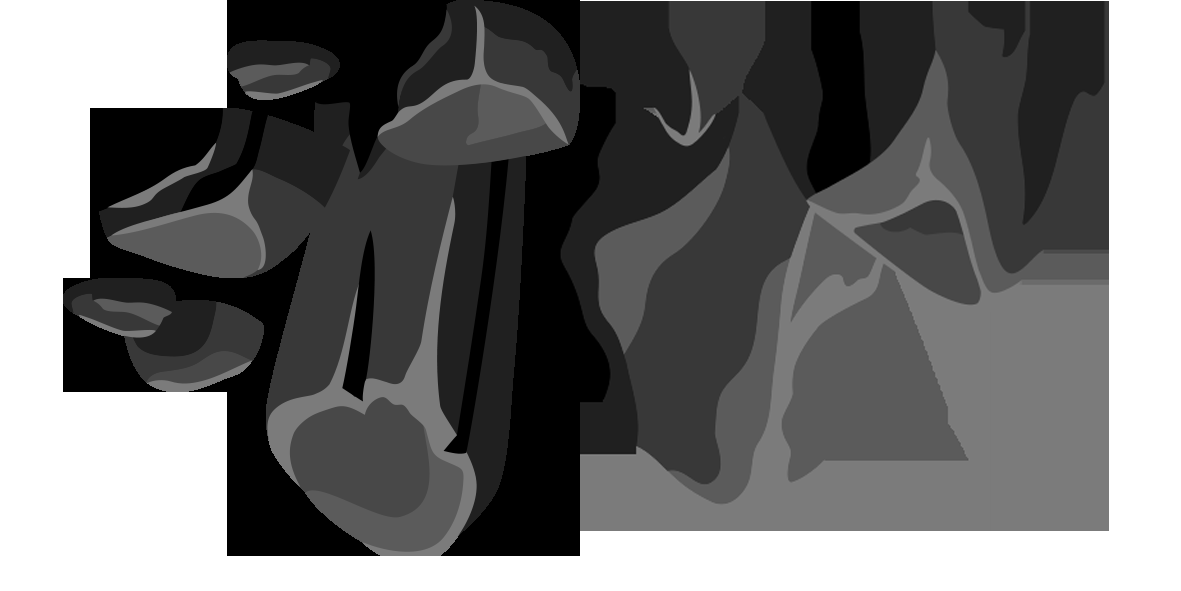
%> input picture stone6.png, 1181 x 591 px
$ octave --eval "result = LoadImageOther1;"   (GNU Octave 9; MATLAB toolbox functions it lacks are replaced by stand-ins)
%> lines starting %> are read from the running program, lines starting %| are printed output that depends on the picture
function [v_ImageS1,v_AlphaS1,v_ImageS2,v_AlphaS2,v_ImageS3,v_AlphaS3,v_ImageS4,v_AlphaS4,v_ImageS5,v_AlphaS5,v_ImageS6,v_AlphaS6]=LoadImageOther1()

[v_ImageS1, ~, v_AlphaS1]	= imread('stone6.png');
%> v_ImageS1 is the input picture: size 591x1181x3 uint8; min 0, max 255, mean 108.4
%> v_AlphaS1: size 591x1181 uint8; min 0, max 255, mean 125.1
v_ImageS1 = imresize(v_ImageS1, [90 90], 'lanczos3' );
%> v_ImageS1: size 90x90x3 uint8
v_AlphaS1 = imresize(v_AlphaS1, [90 90], 'lanczos3' );
%> v_AlphaS1: size 90x90 uint8

[v_ImageS2, ~, v_AlphaS2]	= imread('stone5.png');
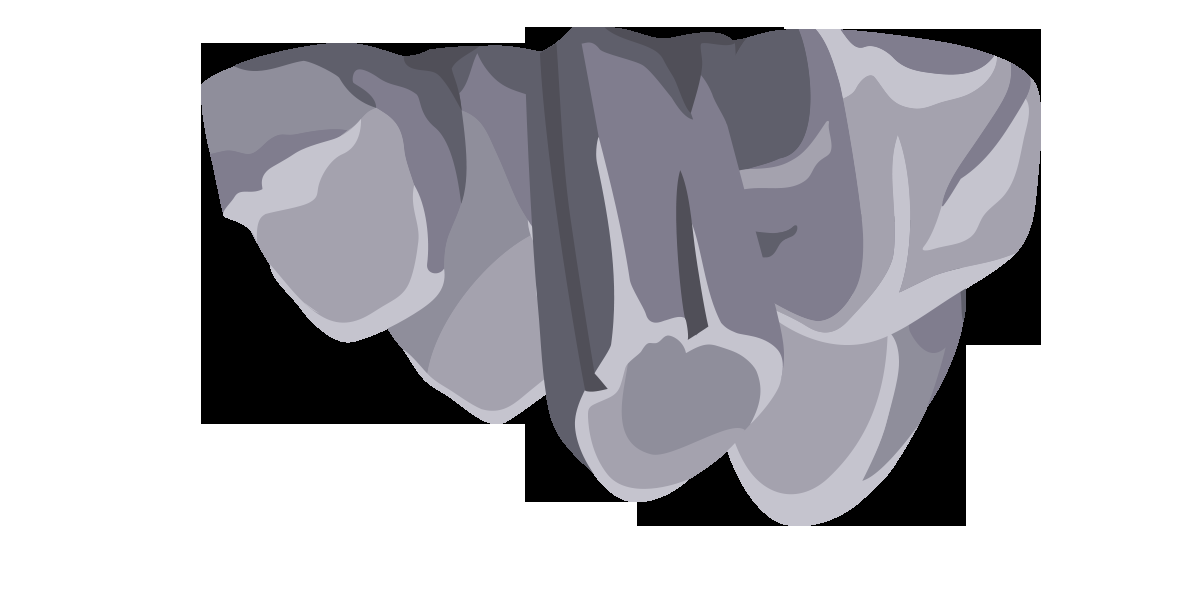
%> input picture stone5.png, 1181 x 591 px
%> v_ImageS2 is the input picture: size 591x1181x3 uint8; mean R, G, B 183.4, 182.7, 188.2
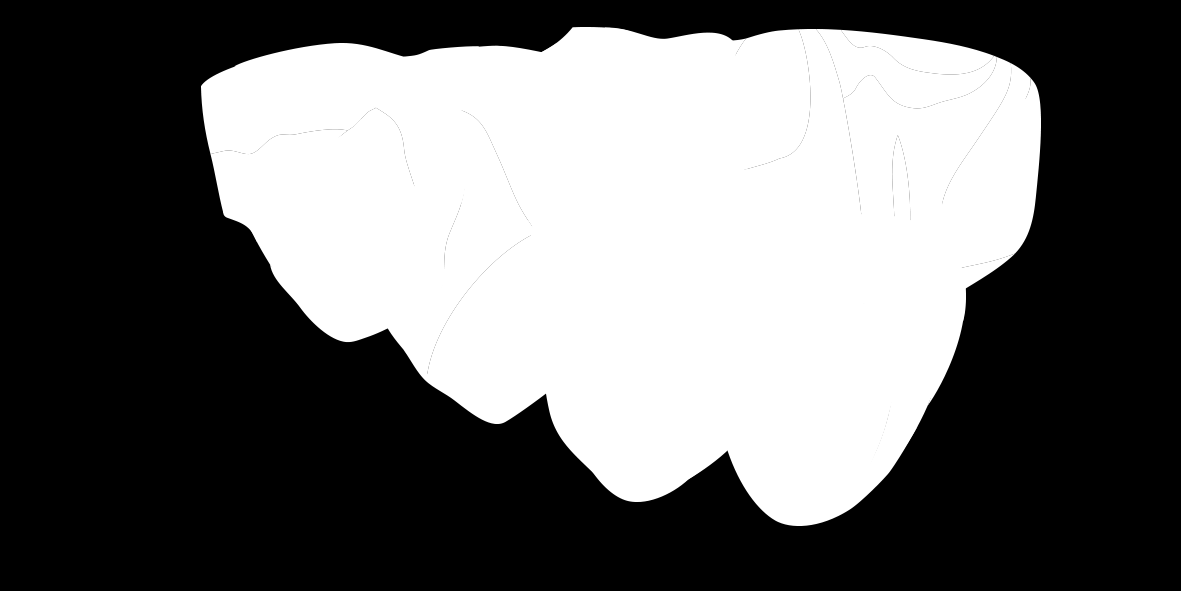
%> v_AlphaS2: size 591x1181 uint8; min 0, max 255, mean 108.1
v_ImageS2 = imresize(v_ImageS2, [80 80], 'lanczos3' );
%> v_ImageS2: size 80x80x3 uint8
v_AlphaS2 = imresize(v_AlphaS2, [80 80], 'lanczos3' );
%> v_AlphaS2: size 80x80 uint8

[v_ImageS3, ~, v_AlphaS3]	= imread('stone3.png');
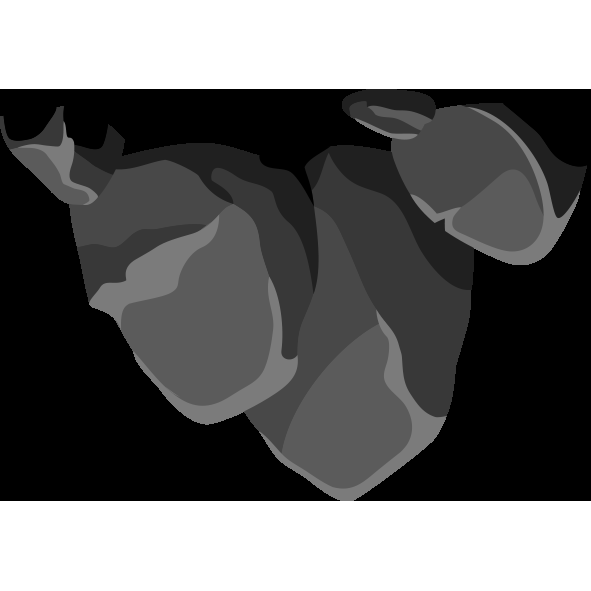
%> input picture stone3.png, 591 x 591 px
%> v_ImageS3 is the input picture: size 591x591x3 uint8; min 0, max 255, mean 105.2
%> v_AlphaS3: size 591x591 uint8; min 0, max 255, mean 98.8
v_ImageS3 = imresize(v_ImageS3, [75 75], 'lanczos3' );
%> v_ImageS3: size 75x75x3 uint8
v_AlphaS3 = imresize(v_AlphaS3, [75 75], 'lanczos3' );
%> v_AlphaS3: size 75x75 uint8

[v_ImageS4, ~, v_AlphaS4]	= imread('stone4.png');
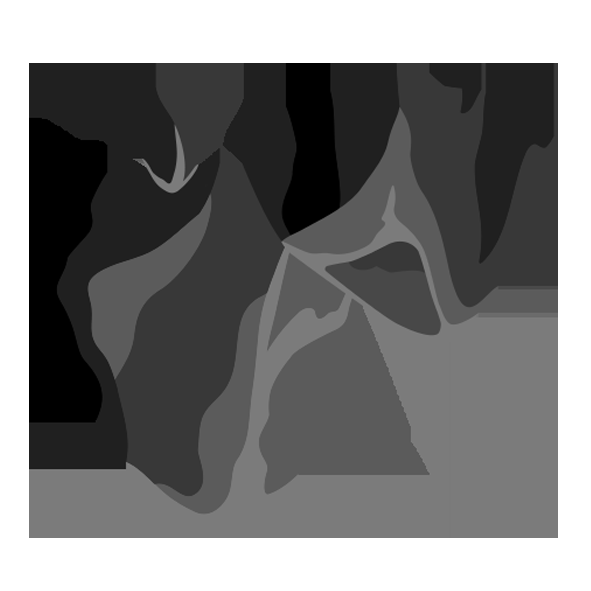
%> input picture stone4.png, 591 x 591 px
%> v_ImageS4 is the input picture: size 591x591x3 uint8; min 0, max 255, mean 121.8
%> v_AlphaS4: size 591x591 uint8; min 0, max 255, mean 106.4
v_ImageS4 = imresize(v_ImageS4, [75 75], 'lanczos3' );
%> v_ImageS4: size 75x75x3 uint8
v_AlphaS4 = imresize(v_AlphaS4, [75 75], 'lanczos3' );
%> v_AlphaS4: size 75x75 uint8

[v_ImageS5, ~, v_AlphaS5]	= imread('stone5.png');
v_ImageS5 = imresize(v_ImageS5, [75 75], 'lanczos3' );
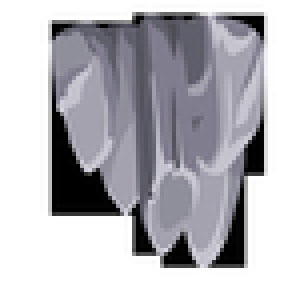
%> v_ImageS5: size 75x75x3 uint8 (shown 4 times larger); mean R, G, B 183.3, 182.6, 188.1
v_AlphaS5 = imresize(v_AlphaS5, [75 75], 'lanczos3' );

[v_ImageS6, ~, v_AlphaS6]	= imread('stone6.png');
v_ImageS6 = imresize(v_ImageS6, [80 80], 'lanczos3' );
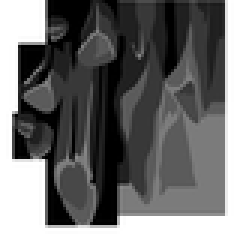
%> v_ImageS6: size 80x80x3 uint8 (shown 3 times larger); min 0, max 255, mean 108.3
v_AlphaS6 = imresize(v_AlphaS6, [80 80], 'lanczos3' );
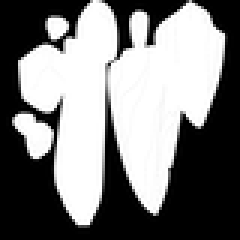
%> v_AlphaS6: size 80x80 uint8 (shown 3 times larger); min 0, max 255, mean 125
